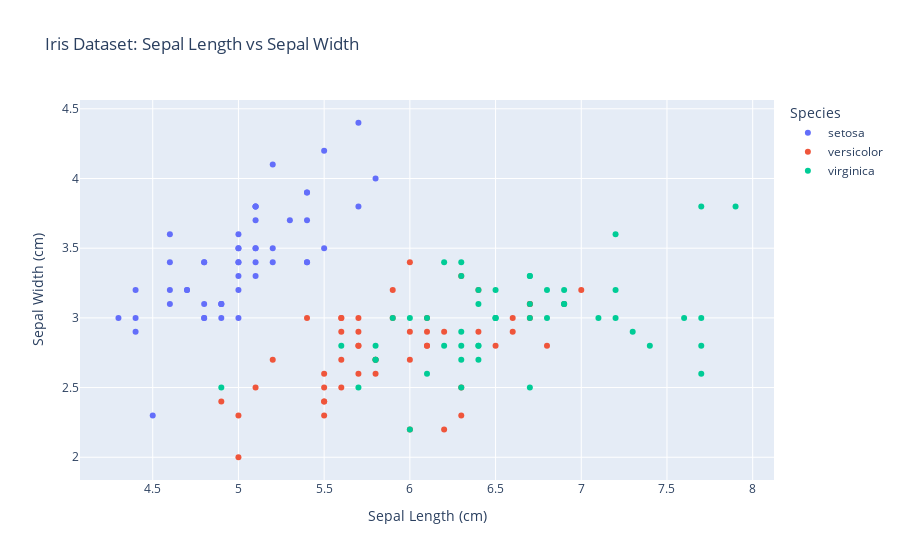

This figure's notebook cell:
### Markdown cell above
## Pyplot

### Code cell
import plotly.express as px
from sklearn.datasets import load_iris

# Load the Iris dataset
iris = load_iris()
df = px.data.iris()  # Using Plotly's built-in Iris dataset

# Create a scatter plot
fig = px.scatter(df, x='sepal_length', y='sepal_width',
                 color='species',
                 labels={'species': 'Species', 'sepal_length': 'Sepal Length (cm)', 'sepal_width': 'Sepal Width (cm)'},
                 title='Iris Dataset: Sepal Length vs Sepal Width')

# Show the plot
fig.show()

### Figure 1 — Plotly figure (JSON) as saved in the notebook; plotly's stock layout.template omitted (floating-point values rounded to 4 significant figures)
{"data": [{"hovertemplate": "Species=setosa<br>Sepal Length (cm)=%{x}<br>Sepal Width (cm)=%{y}<extra></extra>", "legendgroup": "setosa", "marker": {"color": "#636efa", "symbol": "circle"}, "mode": "markers", "name": "setosa", "orientation": "v", "showlegend": true, "type": "scatter", "x": [5.1, 4.9, 4.7, 4.6, 5, 5.4, 4.6, 5, 4.4, 4.9, 5.4, 4.8, 4.8, 4.3, 5.8, 5.7, 5.4, 5.1, 5.7, 5.1, 5.4, 5.1, 4.6, 5.1, 4.8, 5, 5, 5.2, 5.2, 4.7, 4.8, 5.4, 5.2, 5.5, 4.9, 5, 5.5, 4.9, 4.4, 5.1, 5, 4.5, 4.4, 5, 5.1, 4.8, 5.1, 4.6, 5.3, 5], "xaxis": "x", "y": [3.5, 3, 3.2, 3.1, 3.6, 3.9, 3.4, 3.4, 2.9, 3.1, 3.7, 3.4, 3, 3, 4, 4.4, 3.9, 3.5, 3.8, 3.8, 3.4, 3.7, 3.6, 3.3, 3.4, 3, 3.4, 3.5, 3.4, 3.2, 3.1, 3.4, 4.1, 4.2, 3.1, 3.2, 3.5, 3.1, 3, 3.4, 3.5, 2.3, 3.2, 3.5, 3.8, 3, 3.8, 3.2, 3.7, 3.3], "yaxis": "y"}, {"hovertemplate": "Species=versicolor<br>Sepal Length (cm)=%{x}<br>Sepal Width (cm)=%{y}<extra></extra>", "legendgroup": "versicolor", "marker": {"color": "#EF553B", "symbol": "circle"}, "mode": "markers", "name": "versicolor", "orientation": "v", "showlegend": true, "type": "scatter", "x": [7, 6.4, 6.9, 5.5, 6.5, 5.7, 6.3, 4.9, 6.6, 5.2, 5, 5.9, 6, 6.1, 5.6, 6.7, 5.6, 5.8, 6.2, 5.6, 5.9, 6.1, 6.3, 6.1, 6.4, 6.6, 6.8, 6.7, 6, 5.7, 5.5, 5.5, 5.8, 6, 5.4, 6, 6.7, 6.3, 5.6, 5.5, 5.5, 6.1, 5.8, 5, 5.6, 5.7, 5.7, 6.2, 5.1, 5.7], "xaxis": "x", "y": [3.2, 3.2, 3.1, 2.3, 2.8, 2.8, 3.3, 2.4, 2.9, 2.7, 2, 3, 2.2, 2.9, 2.9, 3.1, 3, 2.7, 2.2, 2.5, 3.2, 2.8, 2.5, 2.8, 2.9, 3, 2.8, 3, 2.9, 2.6, 2.4, 2.4, 2.7, 2.7, 3, 3.4, 3.1, 2.3, 3, 2.5, 2.6, 3, 2.6, 2.3, 2.7, 3, 2.9, 2.9, 2.5, 2.8], "yaxis": "y"}, {"hovertemplate": "Species=virginica<br>Sepal Length (cm)=%{x}<br>Sepal Width (cm)=%{y}<extra></extra>", "legendgroup": "virginica", "marker": {"color": "#00cc96", "symbol": "circle"}, "mode": "markers", "name": "virginica", "orientation": "v", "showlegend": true, "type": "scatter", "x": [6.3, 5.8, 7.1, 6.3, 6.5, 7.6, 4.9, 7.3, 6.7, 7.2, 6.5, 6.4, 6.8, 5.7, 5.8, 6.4, 6.5, 7.7, 7.7, 6, 6.9, 5.6, 7.7, 6.3, 6.7, 7.2, 6.2, 6.1, 6.4, 7.2, 7.4, 7.9, 6.4, 6.3, 6.1, 7.7, 6.3, 6.4, 6, 6.9, 6.7, 6.9, 5.8, 6.8, 6.7, 6.7, 6.3, 6.5, 6.2, 5.9], "xaxis": "x", "y": [3.3, 2.7, 3, 2.9, 3, 3, 2.5, 2.9, 2.5, 3.6, 3.2, 2.7, 3, 2.5, 2.8, 3.2, 3, 3.8, 2.6, 2.2, 3.2, 2.8, 2.8, 2.7, 3.3, 3.2, 2.8, 3, 2.8, 3, 2.8, 3.8, 2.8, 2.8, 2.6, 3, 3.4, 3.1, 3, 3.1, 3.1, 3.1, 2.7, 3.2, 3.3, 3, 2.5, 3, 3.4, 3], "yaxis": "y"}], "layout": {"legend": {"title": {"text": "Species"}, "tracegroupgap": 0}, "title": {"text": "Iris Dataset: Sepal Length vs Sepal Width"}, "xaxis": {"anchor": "y", "domain": [0, 1], "title": {"text": "Sepal Length (cm)"}}, "yaxis": {"anchor": "x", "domain": [0, 1], "title": {"text": "Sepal Width (cm)"}}}}
